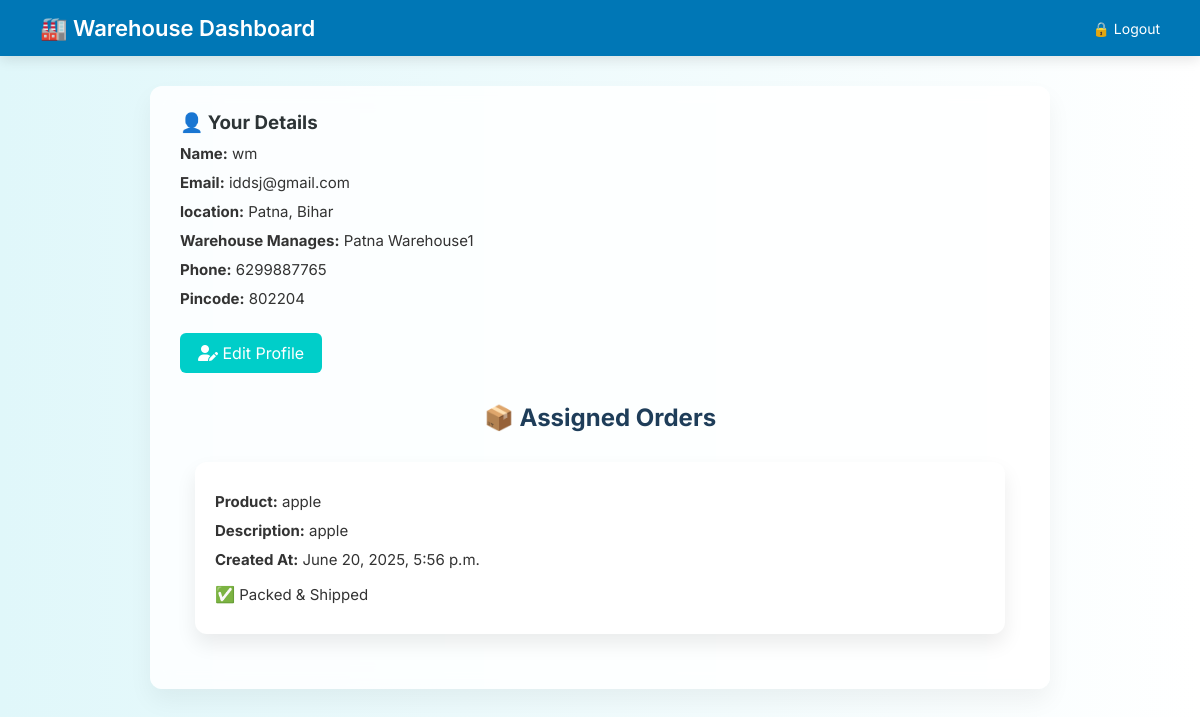
Page /warehouse_dashboard/ (signed in) on the earlier database version.
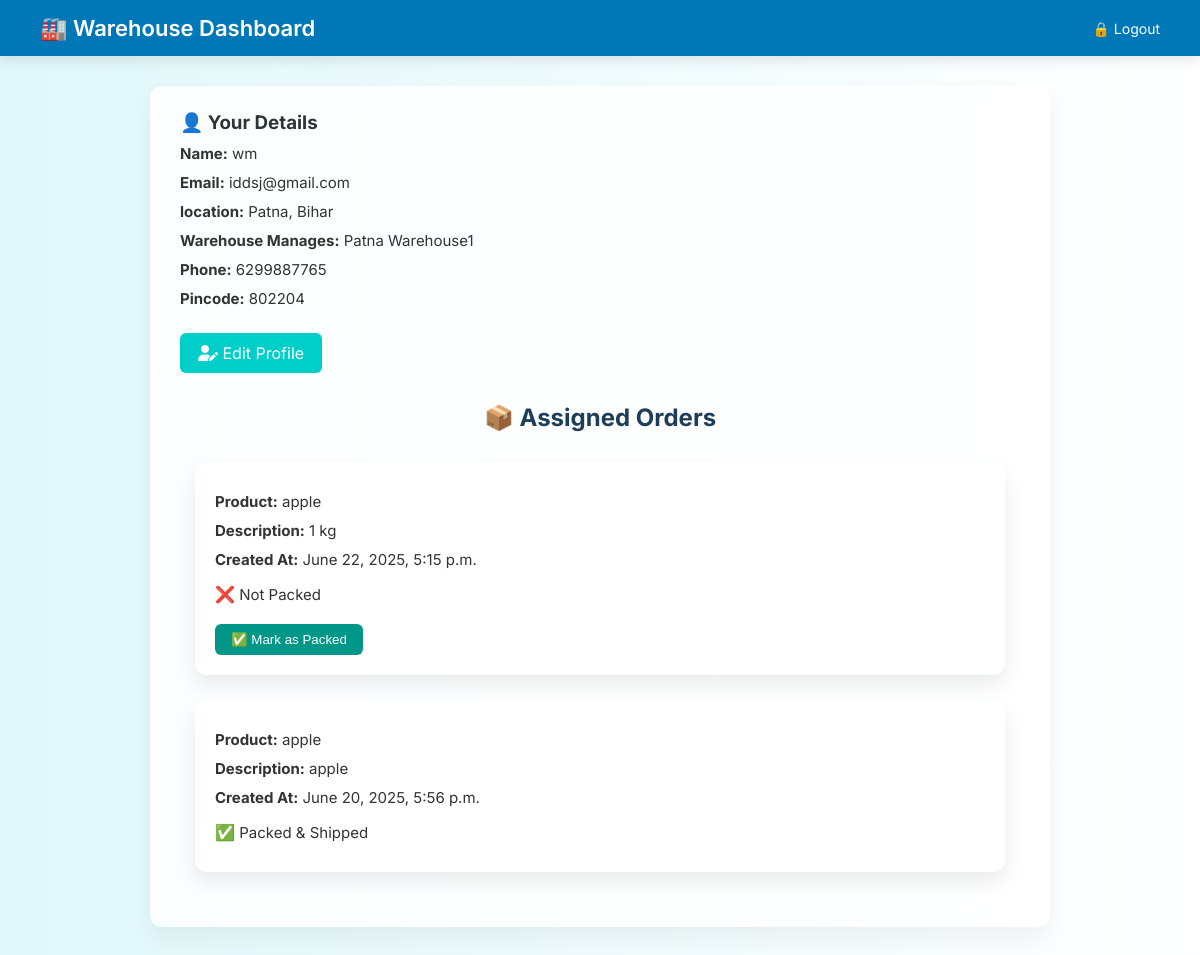
Same page on the later database version.
### delivery_app/models.py (models this page shows, shortened)
class Order(models.Model):
    customer = models.ForeignKey(Customer, on_delete=models.CASCADE)
    product_name = models.CharField(max_length=255)
    description = models.TextField()
    created_at = models.DateTimeField(auto_now_add=True)
    price=models.IntegerField()
    warehouse_manager = models.ForeignKey(WarehouseManager, on_delete=models.SET_NULL, null=True, blank=True)
    city_manager = models.ForeignKey(CityManager, on_delete=models.SET_NULL, null=True, blank=True)
    porter = models.ForeignKey(Porter, on_delete=models.SET_NULL, null=True, blank=True)
    is_packed = models.BooleanField(default=False)
    is_shipped = models.BooleanField(default=False)
    received_at_city = models.BooleanField(default=False)
    out_for_delivery = models.BooleanField(default=False)
    is_delivered = models.BooleanField(default=False)

### delivery_app/views.py (the view)
# urls.py: path('warehouse_dashboard/', views.warehouse_manager_dashboard, name='warehouse_manager_dashboard'),
def warehouse_manager_dashboard(request):
    wm = request.user.warehousemanager
    wmd=WarehouseManager.objects.get(user=request.user)
    orders = Order.objects.filter(warehouse_manager=wm).order_by('-created_at')
    return render(request, 'warehouse_dashboard.html', {'orders': orders,'wmd':wmd})

### delivery_app/templates/warehouse_dashboard.html (shortened to what this page needs)
{% load static %}
<!DOCTYPE html>
<html lang="en">
<head>
  <link rel="stylesheet" href="{% static 'css/warehouse_dashboard.css' %}">
  <link rel="stylesheet" href="https://cdnjs.cloudflare.com/ajax/libs/font-awesome/6.5.0/css/all.min.css">
</head>
<body>
  <div class="navbar">
    <div class="navbar-brand">🏭 Warehouse Dashboard</div>
    <div class="navbar-links">
      <a href="{% url 'logout' %}">🔒 Logout</a>
    </div>
  </div>
  {% if wmd %}
    <div class="customer-info">
      <h3>👤 Your Details</h3>
      <p><strong>Name:</strong> {{ wmd.user.username }}</p>
      <p><strong>Email:</strong> {{ wmd.user.email }}</p>
      <p><strong>location:</strong> {{ wmd.location}}</p>
      <p><strong>Warehouse Manages:</strong> {{ wmd.warehouse_name}}</p>
      <p><strong>Phone:</strong> {{ wmd.phone}}</p>
      <p><strong>Pincode:</strong> {{ wmd.pincode}}</p>
      <a href="{% url 'edit_wm_profile'%}" class="button"> <i class="fas fa-user-edit"></i> Edit Profile</a>
  {% endif %}
  <h2>📦 Assigned Orders</h2>
  <div class="orders-wrapper">
    {% for order in orders %}
      <div class="order-card">
        <p><strong>Product:</strong> {{ order.product_name }}</p>
        <p><strong>Description:</strong> {{ order.description }}</p>
        <p><strong>Created At:</strong> {{ order.created_at }}</p>
        <div class="status-section">
          {% if not order.is_packed %}
            <p><span class="status-icon ❌">❌</span> Not Packed</p>
            <form method="post" action="{% url 'mark_packed' order.id %}"  onsubmit="return confirm('Are you sure you want to mark this order as packed?');">
              <button type="submit">✅ Mark as Packed</button>
            </form>
          {% else %}
            <p><span class="status-icon">✅</span> Packed & Shipped</p>
          {% endif %}
        </div>
      </div>
    {% empty %}
      <p class="no-orders">No assigned orders.</p>
    {% endfor %}
  </div>
</body>
</html>

Differences in the rows shown:
added Order: product_name "apple", description "1 kg", created_at "June 22, 2025, 5:15 p.m.", is_packed "Not Packed"
